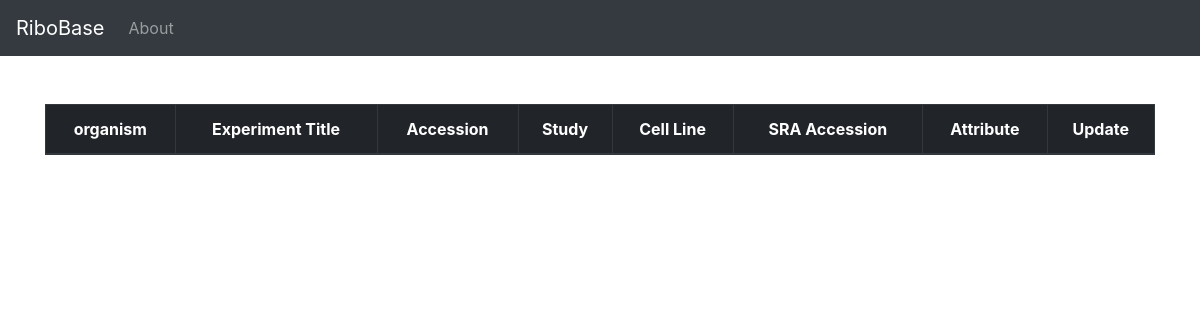
The app's page /DataSearchPage/3, older data.
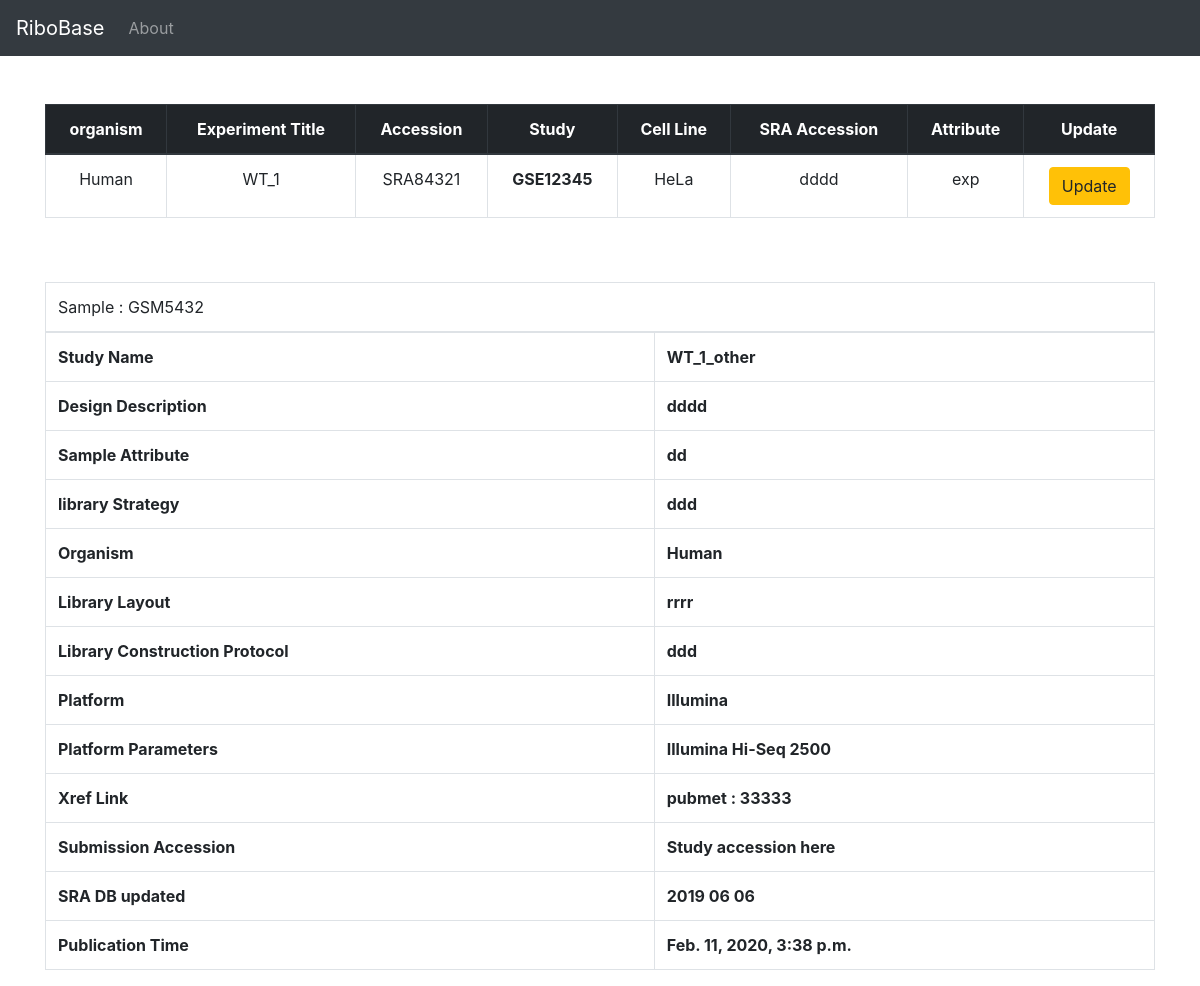
The same page, newer data.
### project/models.py (models this page shows, shortened)
class Experiment(models.Model):
    study = models.ForeignKey('Study',blank = False,on_delete = models.CASCADE)
    experiment_alias = models.CharField(max_length = 200,unique = True,blank = False)
    experiment_accession = models.CharField(max_length = 200,unique = True,blank = False)
    experiment_title = models.CharField(max_length = 200,blank = False)
    study_name = models.CharField(max_length = 200,blank = False)
    design_description = models.TextField(max_length = 200,blank = False)
    sample_accession = models.CharField(max_length = 200,blank = False)
    sample_attribute = models.TextField(max_length = 200,blank = False)
    library_strategy = models.CharField(max_length = 200,blank = False)
    library_layout = models.CharField(max_length = 200,blank = False)
    library_construction_protocol = models.TextField(max_length = 200,blank = False)
    platform = models.CharField(max_length = 200,blank = False)
    platform_parameters = models.CharField(max_length = 200,blank = False)
    xref_link = models.CharField(max_length = 200,blank = False)
    experiment_attribute = models.CharField(max_length = 200,blank = False)
    submission_accession = models.CharField(max_length = 200,blank = False)
    sradb_updated = models.CharField(max_length = 200,blank = False)
    organism = models.CharField(max_length = 200,blank = False)
    cell_line = models.CharField(max_length = 200,blank = False)
    create_date = models.DateTimeField(auto_now_add = True)

class Study(models.Model):
    geo_accession = models.CharField( max_length = 50,unique = True,blank = False)
    study_accession = models.CharField(max_length = 50,unique = True,blank = False)
    study_title = models.CharField(max_length = 200,unique = False,blank = True)
    study_type = models.CharField(max_length = 100,unique = False,blank = True)
    study_abstract = models.TextField(blank = True)
    study_description = models.CharField(max_length = 200,unique = False,blank = True)
    xref_link = models.CharField(max_length = 200,unique = False,blank = True)
    submission_accession = models.CharField(max_length = 50,unique = False,blank = True)
    sradb_updated = models.CharField(max_length = 200,unique = False,blank = True)
    create_date = models.DateTimeField(auto_now_add = True)
    def __str__(self):
        return self.geo_accession

### project/views.py (the view)
# urls.py: path('DataSearchPage/<int:id>',views.DataSearchPage,name="DataSearchPage"),
def DataSearchPage(request,id):
    experiments = Experiment.objects.filter(id=id).all()
    return render(request,"DataSearchPage.html",{"experiments":experiments})

### templates/DataSearchPage.html
{% extends "layout.html" %}
{% block body %}
<br><br>
  <table class="table table-bordered table-hover">
    <thead class="thead-dark">
      <tr>
        <th scope="col"><center>organism</center></th>
        <th scope="col"><center>Experiment Title</center></th>
        <th scope="col"><center>Accession</center></th>
        <th scope="col"><center>Study</center></th>
        <th scope="col"><center>Cell Line</center></th>
        <th scope="col"><center>SRA Accession</center></th>
        <th scope="col"><center>Attribute</center></th>
        <th scope="col"><center>Update</center></th>
      </tr>
    </thead>
    <tbody>
    {% for experiment in experiments %}
    <tr>
      <td><center>{{experiment.organism}}</center></td>
      <td><center>{{experiment.experiment_title}}</center></td>
      <td><center>{{experiment.experiment_accession}}</center></td>
      <th><center>{{ experiment.study}}</center></th>
      <td><center>{{experiment.cell_line}}</center></td>
      <td><center>{{experiment.sample_accession}}</center></td>
      <td><center>{{experiment.experiment_attribute}}</center></td>
      <td><center><a href="/UpdateExperiment/{{experiment.id}}" class ="btn btn-warning">Update</center></td>
        </tr>
      {% endfor %}
    </tbody>
  </table>
  <br><br>
  <table class="table table-bordered table-hover">
    <thead class="thead-dark">
      {% for experiment in experiments %}
      <tr>
        <td colspan="5" >Sample : {{ experiment.experiment_alias}}</tdcolspan="2">
      </tr>
    </thead>
    <tbody>
      <tr>
            <th colspan="1">Study Name</th>
            <th colspan="5">{{ experiment.study_name}}</th>
      </tr>
      <tr>
        <th scope="col">Design Description</th>
        <th>{{ experiment.design_description }}</th>
      </tr>
      <tr>
        <th scope="col">Sample Attribute</th>
        <th>{{ experiment.sample_attribute}}</th>
      </tr>
      <tr>
        <th scope="col">library Strategy</th>
        <th>{{ experiment.library_strategy}}</th>
      </tr>
      <tr>
        <th scope="col">Organism</th>
        <th>{{ experiment.organism}}</th>
      </tr>
      <tr>
        <th scope="col">Library Layout</th>
        <th>{{ experiment.library_layout}}</th>
      </tr>
      <tr>
        <th scope="col">Library Construction Protocol</th>
        <th>{{ experiment.library_construction_protocol}}</th>
      </tr>
      <tr>
        <th scope="col">Platform</th>
        <th>{{ experiment.platform}}</th>
      </tr>
      <tr>
        <th scope="col">Platform Parameters</th>
        <th>{{ experiment.platform_parameters}}</th>
      </tr>
      <tr>
        <th scope="col">Xref Link</th>
        <th>{{ experiment.xref_link}}</th>
      </tr>
      <tr>
        <th scope="col">Submission Accession</th>
        <th>{{ experiment.submission_accession}}</th>
      </tr>
      <tr>
        <th scope="col">SRA DB updated</th>
        <th>{{ experiment.sradb_updated}}</th>
      </tr>
      <tr>
        <th scope="col">Publication Time</th>
        <th>{{experiment.create_date}}</th>
      </tr>
      {% endfor %}
    </tbody>
  </table>
{% endblock body %}

### templates/layout.html (shortened to what this page needs)
<!DOCTYPE html>
{% load static %}
<html lang="en">
<head>
    <link rel="stylesheet" href="https://maxcdn.bootstrapcdn.com/bootstrap/4.0.0/css/bootstrap.min.css">
    <link rel="stylesheet" href="{% static 'style.css' %}">
</head>
<body background-color: coral; >
    {% include "includes/navbar.html" %}
    <div class="container">
        {% block body %}
        {% endblock body %}
    </div>
<body>
</html>

### templates/includes/navbar.html (shortened to what this page needs)
<nav class="navbar navbar-expand-lg navbar-dark bg-dark">
    <a class="navbar-brand" href="http://localhost:8000/">RiboBase</a>
    <div class="collapse navbar-collapse" id="navbarSupportedContent">
      <ul class="navbar-nav mr-auto">
    <li class="text-white">
      <a class="nav-link" href="/about">About</a>
    </li>
      </ul>
    </div>
  </nav>

Row changes from the older to the newer data that the page shows:
added Experiment: organism "Human", experiment_title "WT_1", experiment_accession "SRA84321", study "GSE12345", cell_line "HeLa", sample_accession "dddd", experiment_attribute "exp", experiment_alias "GSM5432", study_name "WT_1_other", design_description "dddd", sample_attribute "dd", library_strategy "ddd", library_layout "rrrr", library_construction_protocol "ddd", platform "Illumina", platform_parameters "Illumina Hi-Seq 2500", xref_link "pubmet : 33333", submission_accession "Study accession here", sradb_updated "2019 06 06", create_date "Feb. 11, 2020, 3:38 p.m."
